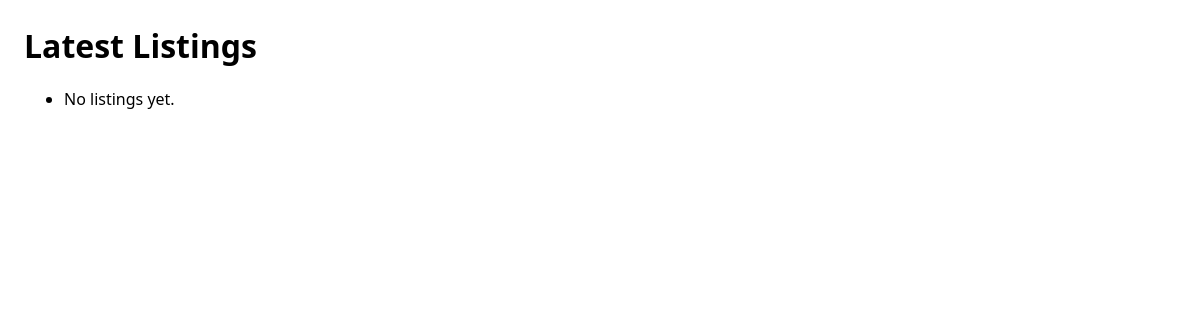
Page /listings on the earlier database version.
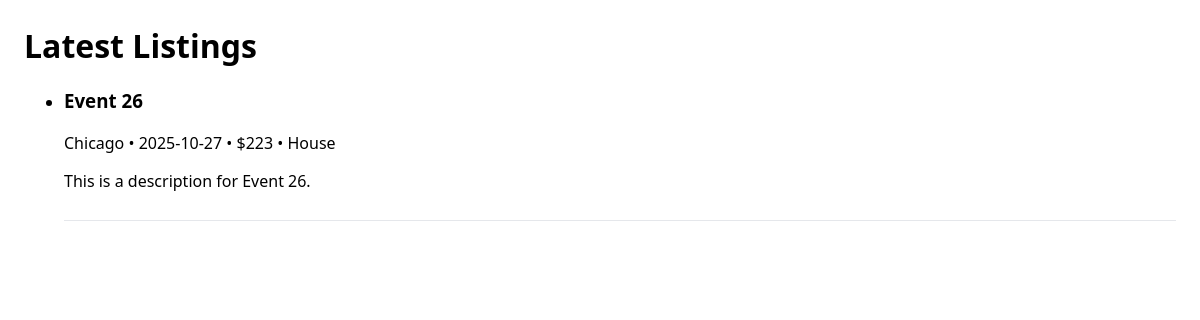
Same page on the later database version.
### djhub/models.py (models this page shows)
class Listing(db.Model):
    id = db.Column(db.Integer, primary_key=True)
    title = db.Column(db.String(120), nullable=False)
    city = db.Column(db.String(120))
    date = db.Column(db.Date)
    budget = db.Column(db.Integer)
    genres = db.Column(db.String(200))
    description = db.Column(db.Text)
    created_at = db.Column(db.DateTime, default=datetime.utcnow)

### app.py (the view)
@app.route("/")
@app.route("/listings")
def listings_feed():
    today = date.today()
    page = request.args.get("page", 1, type=int)
    per_page = 10
    pagination = (
        Listing.query
        .filter(or_(Listing.date == None, Listing.date >= today))  # noqa: E711
        .order_by(Listing.date.asc(), Listing.created_at.desc())
        .paginate(page=page, per_page=per_page, error_out=False)
    )
    return render_template(
        "index.html",
        listings=pagination.items,
        has_next=pagination.has_next,
        next_page=pagination.next_num,
    )

### templates/index.html (shortened to what this page needs)
<!doctype html>
<html>
<head>
  <link rel="stylesheet" href="{{ url_for('static', filename='css/styles.css') }}">
</head>
<body>
  <h1>Latest Listings</h1>
  <ul id="listing-feed" class="listings">
    {% for l in listings %}
      <li class="listing">
        <h3>{{ l.title }}</h3>
        <div>
          {{ l.city or '' }}{% if l.date %} • {{ l.date }}{% endif %}
          {% if l.budget %} • ${{ l.budget }}{% endif %}
          {% if l.genres %} • {{ l.genres }}{% endif %}
        </div>
        {% if l.description %}<p>{{ l.description }}</p>{% endif %}
      </li>
    {% else %}
      <li>No listings yet.</li>
    {% endfor %}
  </ul>
</body>
</html>

### static/css/styles.css (style rules this page uses)
.listing { margin: 12px 0; padding-bottom: 12px; border-bottom: 1px solid #e5e7eb; }

### templates/index.html (style rules this page uses)
body { font-family: system-ui, -apple-system, Arial, sans-serif; margin: 24px; }
.listing { margin: 12px 0; padding-bottom: 12px; border-bottom: 1px solid #e5e7eb; }

Differences in the rows shown:
added Listing: title "Event 26", city "Chicago", date "2025-10-27", budget "223", genres "House", description "This is a description for Event 26."
Other differences:
text no longer shown: "No listings yet."
